Frame 1 (no input): blank canvas, image omitted
Frame 60 (no input): blank canvas, image omitted
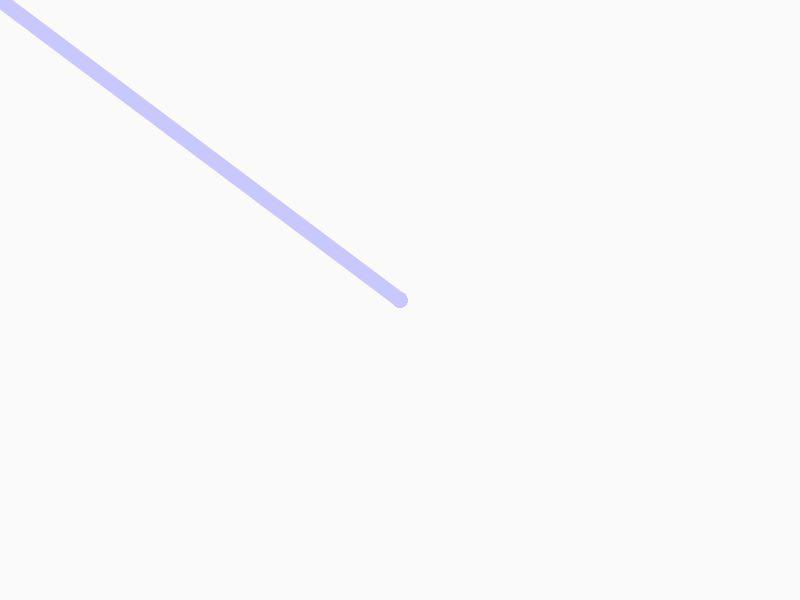
Frame 120 (the mouse pressed at the canvas centre since frame 60)

The p5.js sketch whose frames 1 and 60 were blank and that drew this single picture after the mouse press (run headless with seeded random() and noise() and a simulated clock; from frame 60 on, the mouse is pressed at the canvas centre):

// p5.js sketch
// ── sketch.js
var c1; // color variable
var c2; // color variable
var c3; // color variable


// setting up the canvas
function setup() {
  createCanvas(displayWidth, displayHeight);
  strokeWeight(15);
  background(250);
  c1 = 200;
  c2 = 200;
  c3 = 255;
}


// when the the mouse is pressed, or screen touched, a line is created.  
function draw() {
  stroke(c1, c2, c3);
  if (mouseIsPressed === true) {
    line(mouseX, mouseY, pmouseX, pmouseY);
   }
}


// double click and it randomly changes the color value.  
function doubleClicked() {
 c1 = random(0, 255);
 c2 = random(0, 255);
 c3 = random(0, 255);
}
